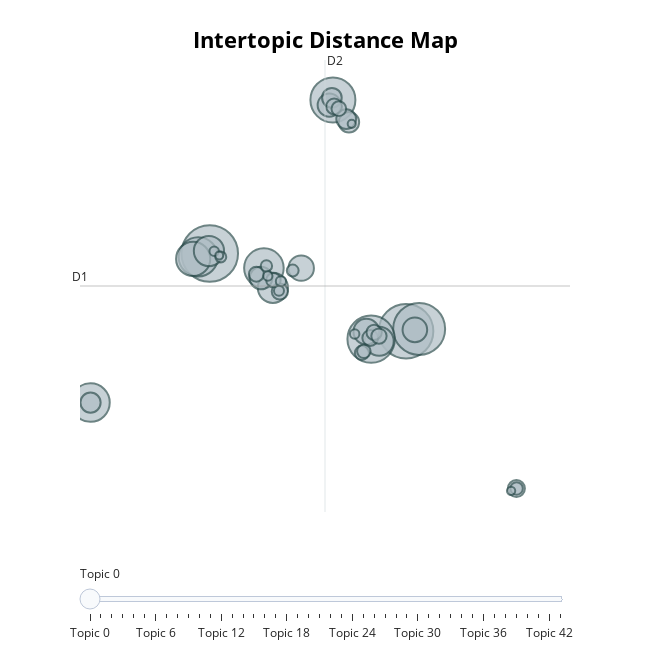

Here is the notebook cell this chart was saved with:
### Code cell
# temas que aparecem com mais frequência
topic_model.visualize_topics()

### Figure 1 — Plotly figure (JSON) as saved in the notebook; plotly's stock layout.template omitted (floating-point values rounded to 4 significant figures; data arrays with more than 128 entries replaced by an {"elided": "..."} marker saying what was removed)
{"data": [{"customdata": {"elided": "44x3 mixed values"}, "hovertemplate": "<b>Topic %{customdata[0]}</b><br>%{customdata[1]}<br>Size: %{customdata[2]}", "legendgroup": "", "marker": {"color": "#B0BEC5", "line": {"color": "DarkSlateGrey", "width": 2}, "size": [2590, 2408, 2185, 1821, 1638, 1266, 1247, 1200, 943, 740, 736, 679, 537, 523, 491, 440, 418, 336, 330, 315, 313, 234, 213, 203, 203, 190, 190, 181, 176, 169, 161, 148, 126, 114, 104, 97, 85, 81, 72, 72, 70, 56, 53, 51], "sizemode": "area", "sizeref": 1.619, "symbol": "circle"}, "mode": "markers", "name": "", "orientation": "v", "showlegend": false, "type": "scatter", "x": [1.659, 8.267, 8.707, 7.092, 5.804, 3.482, 1.273, -2.355, 1.101, 1.632, 3.785, 7.362, 6.93, 4.737, 8.563, 5.683, 3.384, 6.345, -2.353, 6.251, 5.769, 11.98, 4.019, 5.846, 7.063, 7.191, 7.354, 3.228, 6.005, 3.803, 6.78, 6.846, 11.99, 4.451, 3.566, 2.031, 4.055, 3.989, 6.537, 1.809, 3.614, 11.8, 6.437, 1.978], "xaxis": "x", "y": [7.6, 1.445, 1.627, 0.8177, 19.78, 6.45, 7.333, -4.214, 7.179, 7.802, 4.88, 0.6442, 1.41, 6.445, 1.553, 19.37, 5.664, 18.01, -4.215, 18.27, 19.95, -11.03, 4.591, 19.26, 0.9085, 1.352, 1.059, 5.965, 19.09, 5.493, -0.2739, -0.1508, -11.02, 6.254, 6.622, 7.334, 5.402, 4.649, 1.216, 7.781, 5.82, -11.21, 17.88, 7.453], "yaxis": "y"}], "layout": {"annotations": [{"showarrow": false, "text": "D1", "x": -2.708, "y": 5.028, "yshift": 10}, {"showarrow": false, "text": "D2", "x": 5.538, "xshift": 10, "y": 22.95}], "height": 650, "hoverlabel": {"bgcolor": "white", "font": {"family": "Rockwell", "size": 16}}, "legend": {"itemsizing": "constant", "tracegroupgap": 0}, "margin": {"t": 60}, "shapes": [{"line": {"color": "#CFD8DC", "width": 2}, "type": "line", "x0": 5.538, "x1": 5.538, "y0": -12.89, "y1": 22.95}, {"line": {"color": "#9E9E9E", "width": 2}, "type": "line", "x0": -2.708, "x1": 13.78, "y0": 5.028, "y1": 5.028}], "sliders": [{"active": 0, "pad": {"t": 50}, "steps": [{"args": [{"marker.color": [["red", "#B0BEC5", "#B0BEC5", "#B0BEC5", "#B0BEC5", "#B0BEC5", "#B0BEC5", "#B0BEC5", "#B0BEC5", "#B0BEC5", "#B0BEC5", "#B0BEC5", "#B0BEC5", "#B0BEC5", "#B0BEC5", "#B0BEC5", "#B0BEC5", "#B0BEC5", "#B0BEC5", "#B0BEC5", "#B0BEC5", "#B0BEC5", "#B0BEC5", "#B0BEC5", "#B0BEC5", "#B0BEC5", "#B0BEC5", "#B0BEC5", "#B0BEC5", "#B0BEC5", "#B0BEC5", "#B0BEC5", "#B0BEC5", "#B0BEC5", "#B0BEC5", "#B0BEC5", "#B0BEC5", "#B0BEC5", "#B0BEC5", "#B0BEC5", "#B0BEC5", "#B0BEC5", "#B0BEC5", "#B0BEC5"]]}], "label": "Topic 0", "method": "update"}, {"args": [{"marker.color": [["#B0BEC5", "red", "#B0BEC5", "#B0BEC5", "#B0BEC5", "#B0BEC5", "#B0BEC5", "#B0BEC5", "#B0BEC5", "#B0BEC5", "#B0BEC5", "#B0BEC5", "#B0BEC5", "#B0BEC5", "#B0BEC5", "#B0BEC5", "#B0BEC5", "#B0BEC5", "#B0BEC5", "#B0BEC5", "#B0BEC5", "#B0BEC5", "#B0BEC5", "#B0BEC5", "#B0BEC5", "#B0BEC5", "#B0BEC5", "#B0BEC5", "#B0BEC5", "#B0BEC5", "#B0BEC5", "#B0BEC5", "#B0BEC5", "#B0BEC5", "#B0BEC5", "#B0BEC5", "#B0BEC5", "#B0BEC5", "#B0BEC5", "#B0BEC5", "#B0BEC5", "#B0BEC5", "#B0BEC5", "#B0BEC5"]]}], "label": "Topic 1", "method": "update"}, {"args": [{"marker.color": [["#B0BEC5", "#B0BEC5", "red", "#B0BEC5", "#B0BEC5", "#B0BEC5", "#B0BEC5", "#B0BEC5", "#B0BEC5", "#B0BEC5", "#B0BEC5", "#B0BEC5", "#B0BEC5", "#B0BEC5", "#B0BEC5", "#B0BEC5", "#B0BEC5", "#B0BEC5", "#B0BEC5", "#B0BEC5", "#B0BEC5", "#B0BEC5", "#B0BEC5", "#B0BEC5", "#B0BEC5", "#B0BEC5", "#B0BEC5", "#B0BEC5", "#B0BEC5", "#B0BEC5", "#B0BEC5", "#B0BEC5", "#B0BEC5", "#B0BEC5", "#B0BEC5", "#B0BEC5", "#B0BEC5", "#B0BEC5", "#B0BEC5", "#B0BEC5", "#B0BEC5", "#B0BEC5", "#B0BEC5", "#B0BEC5"]]}], "label": "Topic 2", "method": "update"}, {"args": [{"marker.color": [["#B0BEC5", "#B0BEC5", "#B0BEC5", "red", "#B0BEC5", "#B0BEC5", "#B0BEC5", "#B0BEC5", "#B0BEC5", "#B0BEC5", "#B0BEC5", "#B0BEC5", "#B0BEC5", "#B0BEC5", "#B0BEC5", "#B0BEC5", "#B0BEC5", "#B0BEC5", "#B0BEC5", "#B0BEC5", "#B0BEC5", "#B0BEC5", "#B0BEC5", "#B0BEC5", "#B0BEC5", "#B0BEC5", "#B0BEC5", "#B0BEC5", "#B0BEC5", "#B0BEC5", "#B0BEC5", "#B0BEC5", "#B0BEC5", "#B0BEC5", "#B0BEC5", "#B0BEC5", "#B0BEC5", "#B0BEC5", "#B0BEC5", "#B0BEC5", "#B0BEC5", "#B0BEC5", "#B0BEC5", "#B0BEC5"]]}], "label": "Topic 3", "method": "update"}, {"args": [{"marker.color": [["#B0BEC5", "#B0BEC5", "#B0BEC5", "#B0BEC5", "red", "#B0BEC5", "#B0BEC5", "#B0BEC5", "#B0BEC5", "#B0BEC5", "#B0BEC5", "#B0BEC5", "#B0BEC5", "#B0BEC5", "#B0BEC5", "#B0BEC5", "#B0BEC5", "#B0BEC5", "#B0BEC5", "#B0BEC5", "#B0BEC5", "#B0BEC5", "#B0BEC5", "#B0BEC5", "#B0BEC5", "#B0BEC5", "#B0BEC5", "#B0BEC5", "#B0BEC5", "#B0BEC5", "#B0BEC5", "#B0BEC5", "#B0BEC5", "#B0BEC5", "#B0BEC5", "#B0BEC5", "#B0BEC5", "#B0BEC5", "#B0BEC5", "#B0BEC5", "#B0BEC5", "#B0BEC5", "#B0BEC5", "#B0BEC5"]]}], "label": "Topic 4", "method": "update"}, {"args": [{"marker.color": [["#B0BEC5", "#B0BEC5", "#B0BEC5", "#B0BEC5", "#B0BEC5", "red", "#B0BEC5", "#B0BEC5", "#B0BEC5", "#B0BEC5", "#B0BEC5", "#B0BEC5", "#B0BEC5", "#B0BEC5", "#B0BEC5", "#B0BEC5", "#B0BEC5", "#B0BEC5", "#B0BEC5", "#B0BEC5", "#B0BEC5", "#B0BEC5", "#B0BEC5", "#B0BEC5", "#B0BEC5", "#B0BEC5", "#B0BEC5", "#B0BEC5", "#B0BEC5", "#B0BEC5", "#B0BEC5", "#B0BEC5", "#B0BEC5", "#B0BEC5", "#B0BEC5", "#B0BEC5", "#B0BEC5", "#B0BEC5", "#B0BEC5", "#B0BEC5", "#B0BEC5", "#B0BEC5", "#B0BEC5", "#B0BEC5"]]}], "label": "Topic 5", "method": "update"}, {"args": [{"marker.color": [["#B0BEC5", "#B0BEC5", "#B0BEC5", "#B0BEC5", "#B0BEC5", "#B0BEC5", "red", "#B0BEC5", "#B0BEC5", "#B0BEC5", "#B0BEC5", "#B0BEC5", "#B0BEC5", "#B0BEC5", "#B0BEC5", "#B0BEC5", "#B0BEC5", "#B0BEC5", "#B0BEC5", "#B0BEC5", "#B0BEC5", "#B0BEC5", "#B0BEC5", "#B0BEC5", "#B0BEC5", "#B0BEC5", "#B0BEC5", "#B0BEC5", "#B0BEC5", "#B0BEC5", "#B0BEC5", "#B0BEC5", "#B0BEC5", "#B0BEC5", "#B0BEC5", "#B0BEC5", "#B0BEC5", "#B0BEC5", "#B0BEC5", "#B0BEC5", "#B0BEC5", "#B0BEC5", "#B0BEC5", "#B0BEC5"]]}], "label": "Topic 6", "method": "update"}, {"args": [{"marker.color": [["#B0BEC5", "#B0BEC5", "#B0BEC5", "#B0BEC5", "#B0BEC5", "#B0BEC5", "#B0BEC5", "red", "#B0BEC5", "#B0BEC5", "#B0BEC5", "#B0BEC5", "#B0BEC5", "#B0BEC5", "#B0BEC5", "#B0BEC5", "#B0BEC5", "#B0BEC5", "#B0BEC5", "#B0BEC5", "#B0BEC5", "#B0BEC5", "#B0BEC5", "#B0BEC5", "#B0BEC5", "#B0BEC5", "#B0BEC5", "#B0BEC5", "#B0BEC5", "#B0BEC5", "#B0BEC5", "#B0BEC5", "#B0BEC5", "#B0BEC5", "#B0BEC5", "#B0BEC5", "#B0BEC5", "#B0BEC5", "#B0BEC5", "#B0BEC5", "#B0BEC5", "#B0BEC5", "#B0BEC5", "#B0BEC5"]]}], "label": "Topic 7", "method": "update"}, {"args": [{"marker.color": [["#B0BEC5", "#B0BEC5", "#B0BEC5", "#B0BEC5", "#B0BEC5", "#B0BEC5", "#B0BEC5", "#B0BEC5", "red", "#B0BEC5", "#B0BEC5", "#B0BEC5", "#B0BEC5", "#B0BEC5", "#B0BEC5", "#B0BEC5", "#B0BEC5", "#B0BEC5", "#B0BEC5", "#B0BEC5", "#B0BEC5", "#B0BEC5", "#B0BEC5", "#B0BEC5", "#B0BEC5", "#B0BEC5", "#B0BEC5", "#B0BEC5", "#B0BEC5", "#B0BEC5", "#B0BEC5", "#B0BEC5", "#B0BEC5", "#B0BEC5", "#B0BEC5", "#B0BEC5", "#B0BEC5", "#B0BEC5", "#B0BEC5", "#B0BEC5", "#B0BEC5", "#B0BEC5", "#B0BEC5", "#B0BEC5"]]}], "label": "Topic 8", "method": "update"}, {"args": [{"marker.color": [["#B0BEC5", "#B0BEC5", "#B0BEC5", "#B0BEC5", "#B0BEC5", "#B0BEC5", "#B0BEC5", "#B0BEC5", "#B0BEC5", "red", "#B0BEC5", "#B0BEC5", "#B0BEC5", "#B0BEC5", "#B0BEC5", "#B0BEC5", "#B0BEC5", "#B0BEC5", "#B0BEC5", "#B0BEC5", "#B0BEC5", "#B0BEC5", "#B0BEC5", "#B0BEC5", "#B0BEC5", "#B0BEC5", "#B0BEC5", "#B0BEC5", "#B0BEC5", "#B0BEC5", "#B0BEC5", "#B0BEC5", "#B0BEC5", "#B0BEC5", "#B0BEC5", "#B0BEC5", "#B0BEC5", "#B0BEC5", "#B0BEC5", "#B0BEC5", "#B0BEC5", "#B0BEC5", "#B0BEC5", "#B0BEC5"]]}], "label": "Topic 9", "method": "update"}, {"args": [{"marker.color": [["#B0BEC5", "#B0BEC5", "#B0BEC5", "#B0BEC5", "#B0BEC5", "#B0BEC5", "#B0BEC5", "#B0BEC5", "#B0BEC5", "#B0BEC5", "red", "#B0BEC5", "#B0BEC5", "#B0BEC5", "#B0BEC5", "#B0BEC5", "#B0BEC5", "#B0BEC5", "#B0BEC5", "#B0BEC5", "#B0BEC5", "#B0BEC5", "#B0BEC5", "#B0BEC5", "#B0BEC5", "#B0BEC5", "#B0BEC5", "#B0BEC5", "#B0BEC5", "#B0BEC5", "#B0BEC5", "#B0BEC5", "#B0BEC5", "#B0BEC5", "#B0BEC5", "#B0BEC5", "#B0BEC5", "#B0BEC5", "#B0BEC5", "#B0BEC5", "#B0BEC5", "#B0BEC5", "#B0BEC5", "#B0BEC5"]]}], "label": "Topic 10", "method": "update"}, {"args": [{"marker.color": [["#B0BEC5", "#B0BEC5", "#B0BEC5", "#B0BEC5", "#B0BEC5", "#B0BEC5", "#B0BEC5", "#B0BEC5", "#B0BEC5", "#B0BEC5", "#B0BEC5", "red", "#B0BEC5", "#B0BEC5", "#B0BEC5", "#B0BEC5", "#B0BEC5", "#B0BEC5", "#B0BEC5", "#B0BEC5", "#B0BEC5", "#B0BEC5", "#B0BEC5", "#B0BEC5", "#B0BEC5", "#B0BEC5", "#B0BEC5", "#B0BEC5", "#B0BEC5", "#B0BEC5", "#B0BEC5", "#B0BEC5", "#B0BEC5", "#B0BEC5", "#B0BEC5", "#B0BEC5", "#B0BEC5", "#B0BEC5", "#B0BEC5", "#B0BEC5", "#B0BEC5", "#B0BEC5", "#B0BEC5", "#B0BEC5"]]}], "label": "Topic 11", "method": "update"}, {"args": [{"marker.color": [["#B0BEC5", "#B0BEC5", "#B0BEC5", "#B0BEC5", "#B0BEC5", "#B0BEC5", "#B0BEC5", "#B0BEC5", "#B0BEC5", "#B0BEC5", "#B0BEC5", "#B0BEC5", "red", "#B0BEC5", "#B0BEC5", "#B0BEC5", "#B0BEC5", "#B0BEC5", "#B0BEC5", "#B0BEC5", "#B0BEC5", "#B0BEC5", "#B0BEC5", "#B0BEC5", "#B0BEC5", "#B0BEC5", "#B0BEC5", "#B0BEC5", "#B0BEC5", "#B0BEC5", "#B0BEC5", "#B0BEC5", "#B0BEC5", "#B0BEC5", "#B0BEC5", "#B0BEC5", "#B0BEC5", "#B0BEC5", "#B0BEC5", "#B0BEC5", "#B0BEC5", "#B0BEC5", "#B0BEC5", "#B0BEC5"]]}], "label": "Topic 12", "method": "update"}, {"args": [{"marker.color": [["#B0BEC5", "#B0BEC5", "#B0BEC5", "#B0BEC5", "#B0BEC5", "#B0BEC5", "#B0BEC5", "#B0BEC5", "#B0BEC5", "#B0BEC5", "#B0BEC5", "#B0BEC5", "#B0BEC5", "red", "#B0BEC5", "#B0BEC5", "#B0BEC5", "#B0BEC5", "#B0BEC5", "#B0BEC5", "#B0BEC5", "#B0BEC5", "#B0BEC5", "#B0BEC5", "#B0BEC5", "#B0BEC5", "#B0BEC5", "#B0BEC5", "#B0BEC5", "#B0BEC5", "#B0BEC5", "#B0BEC5", "#B0BEC5", "#B0BEC5", "#B0BEC5", "#B0BEC5", "#B0BEC5", "#B0BEC5", "#B0BEC5", "#B0BEC5", "#B0BEC5", "#B0BEC5", "#B0BEC5", "#B0BEC5"]]}], "label": "Topic 13", "method": "update"}, {"args": [{"marker.color": [["#B0BEC5", "#B0BEC5", "#B0BEC5", "#B0BEC5", "#B0BEC5", "#B0BEC5", "#B0BEC5", "#B0BEC5", "#B0BEC5", "#B0BEC5", "#B0BEC5", "#B0BEC5", "#B0BEC5", "#B0BEC5", "red", "#B0BEC5", "#B0BEC5", "#B0BEC5", "#B0BEC5", "#B0BEC5", "#B0BEC5", "#B0BEC5", "#B0BEC5", "#B0BEC5", "#B0BEC5", "#B0BEC5", "#B0BEC5", "#B0BEC5", "#B0BEC5", "#B0BEC5", "#B0BEC5", "#B0BEC5", "#B0BEC5", "#B0BEC5", "#B0BEC5", "#B0BEC5", "#B0BEC5", "#B0BEC5", "#B0BEC5", "#B0BEC5", "#B0BEC5", "#B0BEC5", "#B0BEC5", "#B0BEC5"]]}], "label": "Topic 14", "method": "update"}, {"args": [{"marker.color": [["#B0BEC5", "#B0BEC5", "#B0BEC5", "#B0BEC5", "#B0BEC5", "#B0BEC5", "#B0BEC5", "#B0BEC5", "#B0BEC5", "#B0BEC5", "#B0BEC5", "#B0BEC5", "#B0BEC5", "#B0BEC5", "#B0BEC5", "red", "#B0BEC5", "#B0BEC5", "#B0BEC5", "#B0BEC5", "#B0BEC5", "#B0BEC5", "#B0BEC5", "#B0BEC5", "#B0BEC5", "#B0BEC5", "#B0BEC5", "#B0BEC5", "#B0BEC5", "#B0BEC5", "#B0BEC5", "#B0BEC5", "#B0BEC5", "#B0BEC5", "#B0BEC5", "#B0BEC5", "#B0BEC5", "#B0BEC5", "#B0BEC5", "#B0BEC5", "#B0BEC5", "#B0BEC5", "#B0BEC5", "#B0BEC5"]]}], "label": "Topic 15", "method": "update"}, {"args": [{"marker.color": [["#B0BEC5", "#B0BEC5", "#B0BEC5", "#B0BEC5", "#B0BEC5", "#B0BEC5", "#B0BEC5", "#B0BEC5", "#B0BEC5", "#B0BEC5", "#B0BEC5", "#B0BEC5", "#B0BEC5", "#B0BEC5", "#B0BEC5", "#B0BEC5", "red", "#B0BEC5", "#B0BEC5", "#B0BEC5", "#B0BEC5", "#B0BEC5", "#B0BEC5", "#B0BEC5", "#B0BEC5", "#B0BEC5", "#B0BEC5", "#B0BEC5", "#B0BEC5", "#B0BEC5", "#B0BEC5", "#B0BEC5", "#B0BEC5", "#B0BEC5", "#B0BEC5", "#B0BEC5", "#B0BEC5", "#B0BEC5", "#B0BEC5", "#B0BEC5", "#B0BEC5", "#B0BEC5", "#B0BEC5", "#B0BEC5"]]}], "label": "Topic 16", "method": "update"}, {"args": [{"marker.color": [["#B0BEC5", "#B0BEC5", "#B0BEC5", "#B0BEC5", "#B0BEC5", "#B0BEC5", "#B0BEC5", "#B0BEC5", "#B0BEC5", "#B0BEC5", "#B0BEC5", "#B0BEC5", "#B0BEC5", "#B0BEC5", "#B0BEC5", "#B0BEC5", "#B0BEC5", "red", "#B0BEC5", "#B0BEC5", "#B0BEC5", "#B0BEC5", "#B0BEC5", "#B0BEC5", "#B0BEC5", "#B0BEC5", "#B0BEC5", "#B0BEC5", "#B0BEC5", "#B0BEC5", "#B0BEC5", "#B0BEC5", "#B0BEC5", "#B0BEC5", "#B0BEC5", "#B0BEC5", "#B0BEC5", "#B0BEC5", "#B0BEC5", "#B0BEC5", "#B0BEC5", "#B0BEC5", "#B0BEC5", "#B0BEC5"]]}], "label": "Topic 17", "method": "update"}, {"args": [{"marker.color": [["#B0BEC5", "#B0BEC5", "#B0BEC5", "#B0BEC5", "#B0BEC5", "#B0BEC5", "#B0BEC5", "#B0BEC5", "#B0BEC5", "#B0BEC5", "#B0BEC5", "#B0BEC5", "#B0BEC5", "#B0BEC5", "#B0BEC5", "#B0BEC5", "#B0BEC5", "#B0BEC5", "red", "#B0BEC5", "#B0BEC5", "#B0BEC5", "#B0BEC5", "#B0BEC5", "#B0BEC5", "#B0BEC5", "#B0BEC5", "#B0BEC5", "#B0BEC5", "#B0BEC5", "#B0BEC5", "#B0BEC5", "#B0BEC5", "#B0BEC5", "#B0BEC5", "#B0BEC5", "#B0BEC5", "#B0BEC5", "#B0BEC5", "#B0BEC5", "#B0BEC5", "#B0BEC5", "#B0BEC5", "#B0BEC5"]]}], "label": "Topic 18", "method": "update"}, {"args": [{"marker.color": [["#B0BEC5", "#B0BEC5", "#B0BEC5", "#B0BEC5", "#B0BEC5", "#B0BEC5", "#B0BEC5", "#B0BEC5", "#B0BEC5", "#B0BEC5", "#B0BEC5", "#B0BEC5", "#B0BEC5", "#B0BEC5", "#B0BEC5", "#B0BEC5", "#B0BEC5", "#B0BEC5", "#B0BEC5", "red", "#B0BEC5", "#B0BEC5", "#B0BEC5", "#B0BEC5", "#B0BEC5", "#B0BEC5", "#B0BEC5", "#B0BEC5", "#B0BEC5", "#B0BEC5", "#B0BEC5", "#B0BEC5", "#B0BEC5", "#B0BEC5", "#B0BEC5", "#B0BEC5", "#B0BEC5", "#B0BEC5", "#B0BEC5", "#B0BEC5", "#B0BEC5", "#B0BEC5", "#B0BEC5", "#B0BEC5"]]}], "label": "Topic 19", "method": "update"}, {"args": [{"marker.color": [["#B0BEC5", "#B0BEC5", "#B0BEC5", "#B0BEC5", "#B0BEC5", "#B0BEC5", "#B0BEC5", "#B0BEC5", "#B0BEC5", "#B0BEC5", "#B0BEC5", "#B0BEC5", "#B0BEC5", "#B0BEC5", "#B0BEC5", "#B0BEC5", "#B0BEC5", "#B0BEC5", "#B0BEC5", "#B0BEC5", "red", "#B0BEC5", "#B0BEC5", "#B0BEC5", "#B0BEC5", "#B0BEC5", "#B0BEC5", "#B0BEC5", "#B0BEC5", "#B0BEC5", "#B0BEC5", "#B0BEC5", "#B0BEC5", "#B0BEC5", "#B0BEC5", "#B0BEC5", "#B0BEC5", "#B0BEC5", "#B0BEC5", "#B0BEC5", "#B0BEC5", "#B0BEC5", "#B0BEC5", "#B0BEC5"]]}], "label": "Topic 20", "method": "update"}, {"args": [{"marker.color": [["#B0BEC5", "#B0BEC5", "#B0BEC5", "#B0BEC5", "#B0BEC5", "#B0BEC5", "#B0BEC5", "#B0BEC5", "#B0BEC5", "#B0BEC5", "#B0BEC5", "#B0BEC5", "#B0BEC5", "#B0BEC5", "#B0BEC5", "#B0BEC5", "#B0BEC5", "#B0BEC5", "#B0BEC5", "#B0BEC5", "#B0BEC5", "red", "#B0BEC5", "#B0BEC5", "#B0BEC5", "#B0BEC5", "#B0BEC5", "#B0BEC5", "#B0BEC5", "#B0BEC5", "#B0BEC5", "#B0BEC5", "#B0BEC5", "#B0BEC5", "#B0BEC5", "#B0BEC5", "#B0BEC5", "#B0BEC5", "#B0BEC5", "#B0BEC5", "#B0BEC5", "#B0BEC5", "#B0BEC5", "#B0BEC5"]]}], "label": "Topic 21", "method": "update"}, {"args": [{"marker.color": [["#B0BEC5", "#B0BEC5", "#B0BEC5", "#B0BEC5", "#B0BEC5", "#B0BEC5", "#B0BEC5", "#B0BEC5", "#B0BEC5", "#B0BEC5", "#B0BEC5", "#B0BEC5", "#B0BEC5", "#B0BEC5", "#B0BEC5", "#B0BEC5", "#B0BEC5", "#B0BEC5", "#B0BEC5", "#B0BEC5", "#B0BEC5", "#B0BEC5", "red", "#B0BEC5", "#B0BEC5", "#B0BEC5", "#B0BEC5", "#B0BEC5", "#B0BEC5", "#B0BEC5", "#B0BEC5", "#B0BEC5", "#B0BEC5", "#B0BEC5", "#B0BEC5", "#B0BEC5", "#B0BEC5", "#B0BEC5", "#B0BEC5", "#B0BEC5", "#B0BEC5", "#B0BEC5", "#B0BEC5", "#B0BEC5"]]}], "label": "Topic 22", "method": "update"}, {"args": [{"marker.color": [["#B0BEC5", "#B0BEC5", "#B0BEC5", "#B0BEC5", "#B0BEC5", "#B0BEC5", "#B0BEC5", "#B0BEC5", "#B0BEC5", "#B0BEC5", "#B0BEC5", "#B0BEC5", "#B0BEC5", "#B0BEC5", "#B0BEC5", "#B0BEC5", "#B0BEC5", "#B0BEC5", "#B0BEC5", "#B0BEC5", "#B0BEC5", "#B0BEC5", "#B0BEC5", "red", "#B0BEC5", "#B0BEC5", "#B0BEC5", "#B0BEC5", "#B0BEC5", "#B0BEC5", "#B0BEC5", "#B0BEC5", "#B0BEC5", "#B0BEC5", "#B0BEC5", "#B0BEC5", "#B0BEC5", "#B0BEC5", "#B0BEC5", "#B0BEC5", "#B0BEC5", "#B0BEC5", "#B0BEC5", "#B0BEC5"]]}], "label": "Topic 23", "method": "update"}, {"args": [{"marker.color": [["#B0BEC5", "#B0BEC5", "#B0BEC5", "#B0BEC5", "#B0BEC5", "#B0BEC5", "#B0BEC5", "#B0BEC5", "#B0BEC5", "#B0BEC5", "#B0BEC5", "#B0BEC5", "#B0BEC5", "#B0BEC5", "#B0BEC5", "#B0BEC5", "#B0BEC5", "#B0BEC5", "#B0BEC5", "#B0BEC5", "#B0BEC5", "#B0BEC5", "#B0BEC5", "#B0BEC5", "red", "#B0BEC5", "#B0BEC5", "#B0BEC5", "#B0BEC5", "#B0BEC5", "#B0BEC5", "#B0BEC5", "#B0BEC5", "#B0BEC5", "#B0BEC5", "#B0BEC5", "#B0BEC5", "#B0BEC5", "#B0BEC5", "#B0BEC5", "#B0BEC5", "#B0BEC5", "#B0BEC5", "#B0BEC5"]]}], "label": "Topic 24", "method": "update"}, {"args": [{"marker.color": [["#B0BEC5", "#B0BEC5", "#B0BEC5", "#B0BEC5", "#B0BEC5", "#B0BEC5", "#B0BEC5", "#B0BEC5", "#B0BEC5", "#B0BEC5", "#B0BEC5", "#B0BEC5", "#B0BEC5", "#B0BEC5", "#B0BEC5", "#B0BEC5", "#B0BEC5", "#B0BEC5", "#B0BEC5", "#B0BEC5", "#B0BEC5", "#B0BEC5", "#B0BEC5", "#B0BEC5", "#B0BEC5", "red", "#B0BEC5", "#B0BEC5", "#B0BEC5", "#B0BEC5", "#B0BEC5", "#B0BEC5", "#B0BEC5", "#B0BEC5", "#B0BEC5", "#B0BEC5", "#B0BEC5", "#B0BEC5", "#B0BEC5", "#B0BEC5", "#B0BEC5", "#B0BEC5", "#B0BEC5", "#B0BEC5"]]}], "label": "Topic 25", "method": "update"}, {"args": [{"marker.color": [["#B0BEC5", "#B0BEC5", "#B0BEC5", "#B0BEC5", "#B0BEC5", "#B0BEC5", "#B0BEC5", "#B0BEC5", "#B0BEC5", "#B0BEC5", "#B0BEC5", "#B0BEC5", "#B0BEC5", "#B0BEC5", "#B0BEC5", "#B0BEC5", "#B0BEC5", "#B0BEC5", "#B0BEC5", "#B0BEC5", "#B0BEC5", "#B0BEC5", "#B0BEC5", "#B0BEC5", "#B0BEC5", "#B0BEC5", "red", "#B0BEC5", "#B0BEC5", "#B0BEC5", "#B0BEC5", "#B0BEC5", "#B0BEC5", "#B0BEC5", "#B0BEC5", "#B0BEC5", "#B0BEC5", "#B0BEC5", "#B0BEC5", "#B0BEC5", "#B0BEC5", "#B0BEC5", "#B0BEC5", "#B0BEC5"]]}], "label": "Topic 26", "method": "update"}, {"args": [{"marker.color": [["#B0BEC5", "#B0BEC5", "#B0BEC5", "#B0BEC5", "#B0BEC5", "#B0BEC5", "#B0BEC5", "#B0BEC5", "#B0BEC5", "#B0BEC5", "#B0BEC5", "#B0BEC5", "#B0BEC5", "#B0BEC5", "#B0BEC5", "#B0BEC5", "#B0BEC5", "#B0BEC5", "#B0BEC5", "#B0BEC5", "#B0BEC5", "#B0BEC5", "#B0BEC5", "#B0BEC5", "#B0BEC5", "#B0BEC5", "#B0BEC5", "red", "#B0BEC5", "#B0BEC5", "#B0BEC5", "#B0BEC5", "#B0BEC5", "#B0BEC5", "#B0BEC5", "#B0BEC5", "#B0BEC5", "#B0BEC5", "#B0BEC5", "#B0BEC5", "#B0BEC5", "#B0BEC5", "#B0BEC5", "#B0BEC5"]]}], "label": "Topic 27", "method": "update"}, {"args": [{"marker.color": [["#B0BEC5", "#B0BEC5", "#B0BEC5", "#B0BEC5", "#B0BEC5", "#B0BEC5", "#B0BEC5", "#B0BEC5", "#B0BEC5", "#B0BEC5", "#B0BEC5", "#B0BEC5", "#B0BEC5", "#B0BEC5", "#B0BEC5", "#B0BEC5", "#B0BEC5", "#B0BEC5", "#B0BEC5", "#B0BEC5", "#B0BEC5", "#B0BEC5", "#B0BEC5", "#B0BEC5", "#B0BEC5", "#B0BEC5", "#B0BEC5", "#B0BEC5", "red", "#B0BEC5", "#B0BEC5", "#B0BEC5", "#B0BEC5", "#B0BEC5", "#B0BEC5", "#B0BEC5", "#B0BEC5", "#B0BEC5", "#B0BEC5", "#B0BEC5", "#B0BEC5", "#B0BEC5", "#B0BEC5", "#B0BEC5"]]}], "label": "Topic 28", "method": "update"}, {"args": [{"marker.color": [["#B0BEC5", "#B0BEC5", "#B0BEC5", "#B0BEC5", "#B0BEC5", "#B0BEC5", "#B0BEC5", "#B0BEC5", "#B0BEC5", "#B0BEC5", "#B0BEC5", "#B0BEC5", "#B0BEC5", "#B0BEC5", "#B0BEC5", "#B0BEC5", "#B0BEC5", "#B0BEC5", "#B0BEC5", "#B0BEC5", "#B0BEC5", "#B0BEC5", "#B0BEC5", "#B0BEC5", "#B0BEC5", "#B0BEC5", "#B0BEC5", "#B0BEC5", "#B0BEC5", "red", "#B0BEC5", "#B0BEC5", "#B0BEC5", "#B0BEC5", "#B0BEC5", "#B0BEC5", "#B0BEC5", "#B0BEC5", "#B0BEC5", "#B0BEC5", "#B0BEC5", "#B0BEC5", "#B0BEC5", "#B0BEC5"]]}], "label": "Topic 29", "method": "update"}, {"args": [{"marker.color": [["#B0BEC5", "#B0BEC5", "#B0BEC5", "#B0BEC5", "#B0BEC5", "#B0BEC5", "#B0BEC5", "#B0BEC5", "#B0BEC5", "#B0BEC5", "#B0BEC5", "#B0BEC5", "#B0BEC5", "#B0BEC5", "#B0BEC5", "#B0BEC5", "#B0BEC5", "#B0BEC5", "#B0BEC5", "#B0BEC5", "#B0BEC5", "#B0BEC5", "#B0BEC5", "#B0BEC5", "#B0BEC5", "#B0BEC5", "#B0BEC5", "#B0BEC5", "#B0BEC5", "#B0BEC5", "red", "#B0BEC5", "#B0BEC5", "#B0BEC5", "#B0BEC5", "#B0BEC5", "#B0BEC5", "#B0BEC5", "#B0BEC5", "#B0BEC5", "#B0BEC5", "#B0BEC5", "#B0BEC5", "#B0BEC5"]]}], "label": "Topic 30", "method": "update"}, {"args": [{"marker.color": [["#B0BEC5", "#B0BEC5", "#B0BEC5", "#B0BEC5", "#B0BEC5", "#B0BEC5", "#B0BEC5", "#B0BEC5", "#B0BEC5", "#B0BEC5", "#B0BEC5", "#B0BEC5", "#B0BEC5", "#B0BEC5", "#B0BEC5", "#B0BEC5", "#B0BEC5", "#B0BEC5", "#B0BEC5", "#B0BEC5", "#B0BEC5", "#B0BEC5", "#B0BEC5", "#B0BEC5", "#B0BEC5", "#B0BEC5", "#B0BEC5", "#B0BEC5", "#B0BEC5", "#B0BEC5", "#B0BEC5", "red", "#B0BEC5", "#B0BEC5", "#B0BEC5", "#B0BEC5", "#B0BEC5", "#B0BEC5", "#B0BEC5", "#B0BEC5", "#B0BEC5", "#B0BEC5", "#B0BEC5", "#B0BEC5"]]}], "label": "Topic 31", "method": "update"}, {"args": [{"marker.color": [["#B0BEC5", "#B0BEC5", "#B0BEC5", "#B0BEC5", "#B0BEC5", "#B0BEC5", "#B0BEC5", "#B0BEC5", "#B0BEC5", "#B0BEC5", "#B0BEC5", "#B0BEC5", "#B0BEC5", "#B0BEC5", "#B0BEC5", "#B0BEC5", "#B0BEC5", "#B0BEC5", "#B0BEC5", "#B0BEC5", "#B0BEC5", "#B0BEC5", "#B0BEC5", "#B0BEC5", "#B0BEC5", "#B0BEC5", "#B0BEC5", "#B0BEC5", "#B0BEC5", "#B0BEC5", "#B0BEC5", "#B0BEC5", "red", "#B0BEC5", "#B0BEC5", "#B0BEC5", "#B0BEC5", "#B0BEC5", "#B0BEC5", "#B0BEC5", "#B0BEC5", "#B0BEC5", "#B0BEC5", "#B0BEC5"]]}], "label": "Topic 32", "method": "update"}, {"args": [{"marker.color": [["#B0BEC5", "#B0BEC5", "#B0BEC5", "#B0BEC5", "#B0BEC5", "#B0BEC5", "#B0BEC5", "#B0BEC5", "#B0BEC5", "#B0BEC5", "#B0BEC5", "#B0BEC5", "#B0BEC5", "#B0BEC5", "#B0BEC5", "#B0BEC5", "#B0BEC5", "#B0BEC5", "#B0BEC5", "#B0BEC5", "#B0BEC5", "#B0BEC5", "#B0BEC5", "#B0BEC5", "#B0BEC5", "#B0BEC5", "#B0BEC5", "#B0BEC5", "#B0BEC5", "#B0BEC5", "#B0BEC5", "#B0BEC5", "#B0BEC5", "red", "#B0BEC5", "#B0BEC5", "#B0BEC5", "#B0BEC5", "#B0BEC5", "#B0BEC5", "#B0BEC5", "#B0BEC5", "#B0BEC5", "#B0BEC5"]]}], "label": "Topic 33", "method": "update"}, {"args": [{"marker.color": [["#B0BEC5", "#B0BEC5", "#B0BEC5", "#B0BEC5", "#B0BEC5", "#B0BEC5", "#B0BEC5", "#B0BEC5", "#B0BEC5", "#B0BEC5", "#B0BEC5", "#B0BEC5", "#B0BEC5", "#B0BEC5", "#B0BEC5", "#B0BEC5", "#B0BEC5", "#B0BEC5", "#B0BEC5", "#B0BEC5", "#B0BEC5", "#B0BEC5", "#B0BEC5", "#B0BEC5", "#B0BEC5", "#B0BEC5", "#B0BEC5", "#B0BEC5", "#B0BEC5", "#B0BEC5", "#B0BEC5", "#B0BEC5", "#B0BEC5", "#B0BEC5", "red", "#B0BEC5", "#B0BEC5", "#B0BEC5", "#B0BEC5", "#B0BEC5", "#B0BEC5", "#B0BEC5", "#B0BEC5", "#B0BEC5"]]}], "label": "Topic 34", "method": "update"}, {"args": [{"marker.color": [["#B0BEC5", "#B0BEC5", "#B0BEC5", "#B0BEC5", "#B0BEC5", "#B0BEC5", "#B0BEC5", "#B0BEC5", "#B0BEC5", "#B0BEC5", "#B0BEC5", "#B0BEC5", "#B0BEC5", "#B0BEC5", "#B0BEC5", "#B0BEC5", "#B0BEC5", "#B0BEC5", "#B0BEC5", "#B0BEC5", "#B0BEC5", "#B0BEC5", "#B0BEC5", "#B0BEC5", "#B0BEC5", "#B0BEC5", "#B0BEC5", "#B0BEC5", "#B0BEC5", "#B0BEC5", "#B0BEC5", "#B0BEC5", "#B0BEC5", "#B0BEC5", "#B0BEC5", "red", "#B0BEC5", "#B0BEC5", "#B0BEC5", "#B0BEC5", "#B0BEC5", "#B0BEC5", "#B0BEC5", "#B0BEC5"]]}], "label": "Topic 35", "method": "update"}, {"args": [{"marker.color": [["#B0BEC5", "#B0BEC5", "#B0BEC5", "#B0BEC5", "#B0BEC5", "#B0BEC5", "#B0BEC5", "#B0BEC5", "#B0BEC5", "#B0BEC5", "#B0BEC5", "#B0BEC5", "#B0BEC5", "#B0BEC5", "#B0BEC5", "#B0BEC5", "#B0BEC5", "#B0BEC5", "#B0BEC5", "#B0BEC5", "#B0BEC5", "#B0BEC5", "#B0BEC5", "#B0BEC5", "#B0BEC5", "#B0BEC5", "#B0BEC5", "#B0BEC5", "#B0BEC5", "#B0BEC5", "#B0BEC5", "#B0BEC5", "#B0BEC5", "#B0BEC5", "#B0BEC5", "#B0BEC5", "red", "#B0BEC5", "#B0BEC5", "#B0BEC5", "#B0BEC5", "#B0BEC5", "#B0BEC5", "#B0BEC5"]]}], "label": "Topic 36", "method": "update"}, {"args": [{"marker.color": [["#B0BEC5", "#B0BEC5", "#B0BEC5", "#B0BEC5", "#B0BEC5", "#B0BEC5", "#B0BEC5", "#B0BEC5", "#B0BEC5", "#B0BEC5", "#B0BEC5", "#B0BEC5", "#B0BEC5", "#B0BEC5", "#B0BEC5", "#B0BEC5", "#B0BEC5", "#B0BEC5", "#B0BEC5", "#B0BEC5", "#B0BEC5", "#B0BEC5", "#B0BEC5", "#B0BEC5", "#B0BEC5", "#B0BEC5", "#B0BEC5", "#B0BEC5", "#B0BEC5", "#B0BEC5", "#B0BEC5", "#B0BEC5", "#B0BEC5", "#B0BEC5", "#B0BEC5", "#B0BEC5", "#B0BEC5", "red", "#B0BEC5", "#B0BEC5", "#B0BEC5", "#B0BEC5", "#B0BEC5", "#B0BEC5"]]}], "label": "Topic 37", "method": "update"}, {"args": [{"marker.color": [["#B0BEC5", "#B0BEC5", "#B0BEC5", "#B0BEC5", "#B0BEC5", "#B0BEC5", "#B0BEC5", "#B0BEC5", "#B0BEC5", "#B0BEC5", "#B0BEC5", "#B0BEC5", "#B0BEC5", "#B0BEC5", "#B0BEC5", "#B0BEC5", "#B0BEC5", "#B0BEC5", "#B0BEC5", "#B0BEC5", "#B0BEC5", "#B0BEC5", "#B0BEC5", "#B0BEC5", "#B0BEC5", "#B0BEC5", "#B0BEC5", "#B0BEC5", "#B0BEC5", "#B0BEC5", "#B0BEC5", "#B0BEC5", "#B0BEC5", "#B0BEC5", "#B0BEC5", "#B0BEC5", "#B0BEC5", "#B0BEC5", "red", "#B0BEC5", "#B0BEC5", "#B0BEC5", "#B0BEC5", "#B0BEC5"]]}], "label": "Topic 38", "method": "update"}, {"args": [{"marker.color": [["#B0BEC5", "#B0BEC5", "#B0BEC5", "#B0BEC5", "#B0BEC5", "#B0BEC5", "#B0BEC5", "#B0BEC5", "#B0BEC5", "#B0BEC5", "#B0BEC5", "#B0BEC5", "#B0BEC5", "#B0BEC5", "#B0BEC5", "#B0BEC5", "#B0BEC5", "#B0BEC5", "#B0BEC5", "#B0BEC5", "#B0BEC5", "#B0BEC5", "#B0BEC5", "#B0BEC5", "#B0BEC5", "#B0BEC5", "#B0BEC5", "#B0BEC5", "#B0BEC5", "#B0BEC5", "#B0BEC5", "#B0BEC5", "#B0BEC5", "#B0BEC5", "#B0BEC5", "#B0BEC5", "#B0BEC5", "#B0BEC5", "#B0BEC5", "red", "#B0BEC5", "#B0BEC5", "#B0BEC5", "#B0BEC5"]]}], "label": "Topic 39", "method": "update"}, {"args": [{"marker.color": [["#B0BEC5", "#B0BEC5", "#B0BEC5", "#B0BEC5", "#B0BEC5", "#B0BEC5", "#B0BEC5", "#B0BEC5", "#B0BEC5", "#B0BEC5", "#B0BEC5", "#B0BEC5", "#B0BEC5", "#B0BEC5", "#B0BEC5", "#B0BEC5", "#B0BEC5", "#B0BEC5", "#B0BEC5", "#B0BEC5", "#B0BEC5", "#B0BEC5", "#B0BEC5", "#B0BEC5", "#B0BEC5", "#B0BEC5", "#B0BEC5", "#B0BEC5", "#B0BEC5", "#B0BEC5", "#B0BEC5", "#B0BEC5", "#B0BEC5", "#B0BEC5", "#B0BEC5", "#B0BEC5", "#B0BEC5", "#B0BEC5", "#B0BEC5", "#B0BEC5", "red", "#B0BEC5", "#B0BEC5", "#B0BEC5"]]}], "label": "Topic 40", "method": "update"}, {"args": [{"marker.color": [["#B0BEC5", "#B0BEC5", "#B0BEC5", "#B0BEC5", "#B0BEC5", "#B0BEC5", "#B0BEC5", "#B0BEC5", "#B0BEC5", "#B0BEC5", "#B0BEC5", "#B0BEC5", "#B0BEC5", "#B0BEC5", "#B0BEC5", "#B0BEC5", "#B0BEC5", "#B0BEC5", "#B0BEC5", "#B0BEC5", "#B0BEC5", "#B0BEC5", "#B0BEC5", "#B0BEC5", "#B0BEC5", "#B0BEC5", "#B0BEC5", "#B0BEC5", "#B0BEC5", "#B0BEC5", "#B0BEC5", "#B0BEC5", "#B0BEC5", "#B0BEC5", "#B0BEC5", "#B0BEC5", "#B0BEC5", "#B0BEC5", "#B0BEC5", "#B0BEC5", "#B0BEC5", "red", "#B0BEC5", "#B0BEC5"]]}], "label": "Topic 41", "method": "update"}, {"args": [{"marker.color": [["#B0BEC5", "#B0BEC5", "#B0BEC5", "#B0BEC5", "#B0BEC5", "#B0BEC5", "#B0BEC5", "#B0BEC5", "#B0BEC5", "#B0BEC5", "#B0BEC5", "#B0BEC5", "#B0BEC5", "#B0BEC5", "#B0BEC5", "#B0BEC5", "#B0BEC5", "#B0BEC5", "#B0BEC5", "#B0BEC5", "#B0BEC5", "#B0BEC5", "#B0BEC5", "#B0BEC5", "#B0BEC5", "#B0BEC5", "#B0BEC5", "#B0BEC5", "#B0BEC5", "#B0BEC5", "#B0BEC5", "#B0BEC5", "#B0BEC5", "#B0BEC5", "#B0BEC5", "#B0BEC5", "#B0BEC5", "#B0BEC5", "#B0BEC5", "#B0BEC5", "#B0BEC5", "#B0BEC5", "red", "#B0BEC5"]]}], "label": "Topic 42", "method": "update"}, {"args": [{"marker.color": [["#B0BEC5", "#B0BEC5", "#B0BEC5", "#B0BEC5", "#B0BEC5", "#B0BEC5", "#B0BEC5", "#B0BEC5", "#B0BEC5", "#B0BEC5", "#B0BEC5", "#B0BEC5", "#B0BEC5", "#B0BEC5", "#B0BEC5", "#B0BEC5", "#B0BEC5", "#B0BEC5", "#B0BEC5", "#B0BEC5", "#B0BEC5", "#B0BEC5", "#B0BEC5", "#B0BEC5", "#B0BEC5", "#B0BEC5", "#B0BEC5", "#B0BEC5", "#B0BEC5", "#B0BEC5", "#B0BEC5", "#B0BEC5", "#B0BEC5", "#B0BEC5", "#B0BEC5", "#B0BEC5", "#B0BEC5", "#B0BEC5", "#B0BEC5", "#B0BEC5", "#B0BEC5", "#B0BEC5", "#B0BEC5", "red"]]}], "label": "Topic 43", "method": "update"}]}], "title": {"font": {"color": "Black", "size": 22}, "text": "<b>Intertopic Distance Map</b>", "x": 0.5, "xanchor": "center", "y": 0.95, "yanchor": "top"}, "width": 650, "xaxis": {"anchor": "y", "domain": [0, 1], "range": [-2.708, 13.78], "title": {"text": ""}, "visible": false}, "yaxis": {"anchor": "x", "domain": [0, 1], "range": [-12.89, 22.95], "title": {"text": ""}, "visible": false}}}
